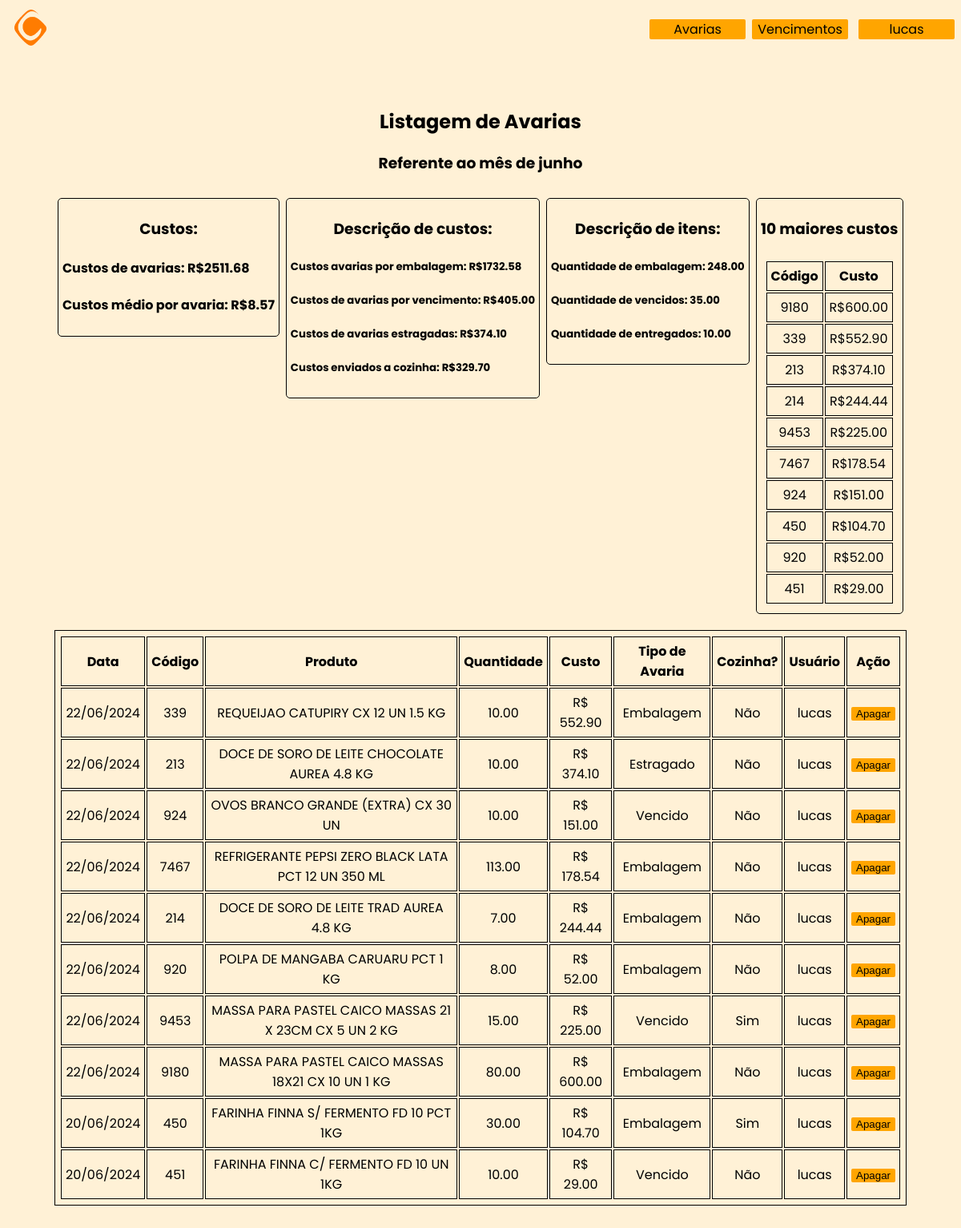
The page /avarias/ (signed in) on the database its author committed.
### app/main.py (models this page shows)
class Users(UserMixin, db.Model):
    id = db.Column(db.Integer, primary_key=True)
    username = db.Column(db.String(250), unique=True, nullable=False)
    password = db.Column(db.String(250), nullable=False)
    filial = db.Column(db.String(250), nullable=True)

class Produto_Avaria(db.Model):
    id = db.Column(db.Integer, primary_key=True)
    codigo_do_produto = db.Column(db.Integer, nullable=False)
    nome_do_produto = db.Column(db.String(300), nullable=False)
    preco_do_produto = db.Column(db.DECIMAL(10, 2), nullable=False)
    quantidade = db.Column(db.DECIMAL(10, 2), nullable=False)
    preco_total = db.Column(db.DECIMAL(10, 2), nullable=False)
    data_de_insercao = db.Column(db.Date)
    criador = db.Column(db.String(300), nullable=True)
    tipodeavaria = db.Column(db.String(300), nullable=True)
    cozinha = db.Column(db.String(300), nullable=True)

### app/main.py (the view)
@app.route('/avarias/', methods=['GET'])
def index_avarias():
    avarias = Produto_Avaria.query.filter(Produto_Avaria.data_de_insercao >= primeiro_dia_mes(),
                                          Produto_Avaria.data_de_insercao <= ultimo_dia_mes()).order_by(
        Produto_Avaria.data_de_insercao.desc()).all()
    total_soma_avarias = db.session.query(func.sum(Produto_Avaria.preco_total)).filter(
        Produto_Avaria.data_de_insercao >= primeiro_dia_mes(),
        Produto_Avaria.data_de_insercao <= ultimo_dia_mes()).scalar()
    total_soma_avarias_cozinha = db.session.query(func.sum(Produto_Avaria.preco_total)).filter(
        Produto_Avaria.data_de_insercao >= primeiro_dia_mes(), Produto_Avaria.data_de_insercao <= ultimo_dia_mes(),
        Produto_Avaria.cozinha == "Sim").scalar()
    total_soma_avarias_embalagem = db.session.query(func.sum(Produto_Avaria.preco_total)).filter(
        Produto_Avaria.data_de_insercao >= primeiro_dia_mes(), Produto_Avaria.data_de_insercao <= ultimo_dia_mes(),
        Produto_Avaria.tipodeavaria == "Embalagem").scalar()
    total_soma_avarias_vencimento = db.session.query(func.sum(Produto_Avaria.preco_total)).filter(
        Produto_Avaria.data_de_insercao >= primeiro_dia_mes(), Produto_Avaria.data_de_insercao <= ultimo_dia_mes(),
        Produto_Avaria.tipodeavaria == "Vencido").scalar()
    total_soma_avarias_estragado = db.session.query(func.sum(Produto_Avaria.preco_total)).filter(
        Produto_Avaria.data_de_insercao >= primeiro_dia_mes(), Produto_Avaria.data_de_insercao <= ultimo_dia_mes(),
        Produto_Avaria.tipodeavaria == "Estragado").scalar()
    if not total_soma_avarias:
        total_soma_avarias = "0.00"
    if not total_soma_avarias_cozinha:
        total_soma_avarias_cozinha = "0.00"
    if not total_soma_avarias_embalagem:
        total_soma_avarias_embalagem = "0.00"
    if not total_soma_avarias_vencimento:
        total_soma_avarias_vencimento = "0.00"
    if not total_soma_avarias_estragado:
        total_soma_avarias_estragado = "0.00"
    avarias_quantidade = db.session.query(func.sum(Produto_Avaria.quantidade)).filter(Produto_Avaria.data_de_insercao >= primeiro_dia_mes(),
                                          Produto_Avaria.data_de_insercao <= ultimo_dia_mes()).scalar()
    avarias_embalagem_quantidade = db.session.query(func.sum(Produto_Avaria.quantidade)).filter(Produto_Avaria.data_de_insercao >= primeiro_dia_mes(),
                                          Produto_Avaria.data_de_insercao <= ultimo_dia_mes(), Produto_Avaria.tipodeavaria =="Embalagem").scalar()
    avarias_vencidos_quantidade = db.session.query(func.sum(Produto_Avaria.quantidade)).filter(
        Produto_Avaria.data_de_insercao >= primeiro_dia_mes(),
        Produto_Avaria.data_de_insercao <= ultimo_dia_mes(), Produto_Avaria.tipodeavaria == "Vencido").scalar()
    avarias_estragados_quantidade = db.session.query(func.sum(Produto_Avaria.quantidade)).filter(
        Produto_Avaria.data_de_insercao >= primeiro_dia_mes(),
        Produto_Avaria.data_de_insercao <= ultimo_dia_mes(), Produto_Avaria.tipodeavaria == "Estragado").scalar()
    if not avarias_embalagem_quantidade:
        avarias_embalagem_quantidade = "0"
    if not avarias_vencidos_quantidade:
        avarias_vencidos_quantidade = "0"
    if not avarias_estragados_quantidade:
        avarias_estragados_quantidade = "0"
    dez_itens = Produto_Avaria.query.filter(Produto_Avaria.data_de_insercao >= primeiro_dia_mes(),
                                          Produto_Avaria.data_de_insercao <= ultimo_dia_mes()).order_by(
        Produto_Avaria.preco_total.desc()).limit(10).all()
    return render_template('avarias/index.html', avarias=avarias, mes=mes_atual(),
                           total_soma_avarias=total_soma_avarias, total_soma_avarias_cozinha=total_soma_avarias_cozinha,
                           total_soma_avarias_embalagem=total_soma_avarias_embalagem,
                           total_soma_avarias_vencimento=total_soma_avarias_vencimento,
                           total_soma_avarias_estragado=total_soma_avarias_estragado,
                           avarias_quantidade=avarias_quantidade,
                           avarias_embalagem_quantidade=avarias_embalagem_quantidade,
                           avarias_vencidos_quantidade=avarias_vencidos_quantidade,
                           avarias_estragados_quantidade=avarias_estragados_quantidade, dez_itens=dez_itens)

### app/main.py (called while the page is built)
@login_manager.user_loader
def loader_user(user_id):
    return Users.query.get(user_id)

def data_agora():
    agora = datetime.now().date()
    return agora

def mes_atual():
    mes = datetime.now()
    formatted_date = format_datetime(mes, format='MMMM', locale='pt_BR')
    return formatted_date

def primeiro_dia_mes():
    primeiro_dia_mes = data_agora().replace(day=1)
    return primeiro_dia_mes

def ultimo_dia_mes():
    ultimo_dia_mes = data_agora().replace(day=calendar.monthrange(data_agora().year, data_agora().month)[1])
    return ultimo_dia_mes

### app/templates/avarias/index.html (shortened to what this page needs)
{% extends "./template.html" %}
{% block content %}
    <h2>Listagem de Avarias</h2>
        <h3>Referente ao mês de {{ mes }}</h3>
    <div class="resumo">
    <div class="resumoavarias">
    <h3>Custos:</h3>
    <h4>Custos de avarias: R${{ total_soma_avarias }} </h4>
    <h4>Custos médio por avaria: R${{ "{:.2f}".format(total_soma_avarias / avarias_quantidade) }} </h4>
    </div><br>
    <div class="resumoavarias">
            <h3>Descrição de custos:</h3>
    <h5>Custos avarias por embalagem: R${{ total_soma_avarias_embalagem }} </h5>
    <h5>Custos de avarias por vencimento: R${{ total_soma_avarias_vencimento }} </h5>
    <h5>Custos de avarias estragadas: R${{ total_soma_avarias_estragado }} </h5>
    <h5>Custos enviados a cozinha: R${{ total_soma_avarias_cozinha }} </h5>
    </div><br>
    <div class="resumoavarias">
     <h3>Descrição de itens:</h3>
    <h5>Quantidade de embalagem: {{ avarias_embalagem_quantidade }}</h5>
    <h5>Quantidade de vencidos: {{ avarias_vencidos_quantidade }}</h5>
    <h5>Quantidade de entregados: {{ avarias_estragados_quantidade }}</h5>
    </div>
    <div class="resumoavarias">
        <h3>10 maiores custos</h3>
    <table class="dez_itens">
        <tr>
            <th>Código</th>
            <th>Custo</th>
        </tr>
        {% for i in dez_itens %}
        <tr>
            <td>{{ i.codigo_do_produto }}</td>
                <td>R${{  i.preco_total }}</td>
        </tr>
        {% endfor %}
    </table>
    </div>
    </div>
    <div class="tabelaavarias">
    <table>
  <tr>
      <th>Data</th>
    <th>Código</th>
    <th>Produto</th>
    <th>Quantidade</th>
    <th>Custo</th>
    <th>Tipo de Avaria</th>
    <th>Cozinha?</th>
    <th>Usuário</th>
    <th>Ação</th>
  </tr>
   {% for avaria in avarias %}
  <tr>
      <td>{{ avaria.data_de_insercao.strftime('%d/%m/%Y') }}</td>
    <td>{{ avaria.codigo_do_produto }}</td>
    <td>{{ avaria.nome_do_produto }}</td>
    <td>{{ avaria.quantidade }}</td>
    <td>R$ {{ avaria.preco_total }}</td>
      <td>{{ avaria.tipodeavaria }}</td>
      <td>{{ avaria.cozinha }}</td>
    <td>{{ avaria.criador }}</td>
      <td><form action="/avarias/deletar/{{ avaria.id }}" method="post">
    <input type="submit" value="Apagar"></form>
    </td>
  </tr>
        {% endfor %}
</table>
    </div>
{% endblock %}

### app/templates/template.html (shortened to what this page needs)
<!DOCTYPE html>
<html lang="en">
<head>
    <link rel="stylesheet" href="{{ url_for('static', filename='style.css') }}">
</head>
<body>
<div class="menu">
    <div class="logo"><img src="../static/imagens/logo.png" width="40"></div>
    <div class="botoesmenu">
    <div class="botaoavarias">Avarias
    </div>
        <div class="botaovecimentos">Vencimentos
    </div>
        {% if current_user.is_authenticated %}
        <div class="botaoavarias">{{current_user.username}}
    </div>
        {% endif %}
    </div>
    </div>
<div class="conteudo">{% block content %}{% endblock %}</div>
</body>
</html>

### app/static/style.css (style rules this page uses)
html { background: rgba(255, 165, 0, 0.16); font-family: 'Poppins', sans-serif; }
.menu { display: flex; justify-content: space-between; align-items: center; border-radius: 2px; padding-left: 10px; font-size: 16px; }
.logo { padding-top: 4px; mix-blend-mode: multiply; }
.botoesmenu { display: inline-flex; }
.botaoavarias { cursor: pointer; border-radius: 2px; position: relative; width: 120px; background-color: orange; text-align: center; margin-left: 8px; }
.botaovecimentos { cursor: pointer; border-radius: 2px; position: relative; display: inline-block; width: 120px; background-color: orange; text-align: center; margin-left: 8px; margin-right: 5px; }
.conteudo { margin: auto; width: fit-content; text-align: center; align-content: center; padding: 50px; }
table, th, td { padding: 5px 5px; border: 1px solid; }
input[type="submit"] { width: fit-content; border-style: unset; border-radius: 2px; background-color: orange; }
form { text-align: center; }
input { text-align: center; width: fit-content; }
.resumoavarias { border: solid 1px; width: fit-content; padding: 5px 5px 5px 5px; border-radius: 5px; margin: auto; text-align: justify; margin-top: 0; }
.tabelaavarias { padding: 10px; }
.resumo { display: flex; justify-content: center; text-align: center; padding: 10px; }
.dez_itens { border: 0px #ffcc77 solid; text-align: center; margin: auto; }

### app/templates/avarias/index.html (style rules this page uses)
h3 { text-align: center ; }

### rows shown on the page
Users: username "lucas"
Produto_Avaria: codigo_do_produto "9180", preco_total "600.00", data_de_insercao "22/06/2024", nome_do_produto "MASSA PARA PASTEL CAICO MASSAS 18X21 CX 10 UN 1 KG", quantidade "80.00", tipodeavaria "Embalagem", cozinha "Não", criador "lucas"
Produto_Avaria: codigo_do_produto "339", preco_total "552.90", data_de_insercao "22/06/2024", nome_do_produto "REQUEIJAO CATUPIRY CX 12 UN 1.5 KG", quantidade "10.00", tipodeavaria "Embalagem", cozinha "Não", criador "lucas"
Produto_Avaria: codigo_do_produto "213", preco_total "374.10", data_de_insercao "22/06/2024", nome_do_produto "DOCE DE SORO DE LEITE CHOCOLATE AUREA 4.8 KG", quantidade "10.00", tipodeavaria "Estragado", cozinha "Não", criador "lucas"
Produto_Avaria: codigo_do_produto "214", preco_total "244.44", data_de_insercao "22/06/2024", nome_do_produto "DOCE DE SORO DE LEITE TRAD AUREA 4.8 KG", quantidade "7.00", tipodeavaria "Embalagem", cozinha "Não", criador "lucas"
Produto_Avaria: codigo_do_produto "9453", preco_total "225.00", data_de_insercao "22/06/2024", nome_do_produto "MASSA PARA PASTEL CAICO MASSAS 21 X 23CM CX 5 UN 2 KG", quantidade "15.00", tipodeavaria "Vencido", cozinha "Sim", criador "lucas"
Produto_Avaria: codigo_do_produto "7467", preco_total "178.54", data_de_insercao "22/06/2024", nome_do_produto "REFRIGERANTE PEPSI ZERO BLACK LATA PCT 12 UN 350 ML", quantidade "113.00", tipodeavaria "Embalagem", cozinha "Não", criador "lucas"
Produto_Avaria: codigo_do_produto "924", preco_total "151.00", data_de_insercao "22/06/2024", nome_do_produto "OVOS BRANCO GRANDE (EXTRA) CX 30 UN", quantidade "10.00", tipodeavaria "Vencido", cozinha "Não", criador "lucas"
Produto_Avaria: codigo_do_produto "450", preco_total "104.70", data_de_insercao "20/06/2024", nome_do_produto "FARINHA FINNA S/ FERMENTO FD 10 PCT 1KG", quantidade "30.00", tipodeavaria "Embalagem", cozinha "Sim", criador "lucas"
Produto_Avaria: codigo_do_produto "920", preco_total "52.00", data_de_insercao "22/06/2024", nome_do_produto "POLPA DE MANGABA CARUARU PCT 1 KG", quantidade "8.00", tipodeavaria "Embalagem", cozinha "Não", criador "lucas"
Produto_Avaria: codigo_do_produto "451", preco_total "29.00", data_de_insercao "20/06/2024", nome_do_produto "FARINHA FINNA C/ FERMENTO FD 10 UN 1KG", quantidade "10.00", tipodeavaria "Vencido", cozinha "Não", criador "lucas"

### other values the page prints
{{ mes }} "junho"
{{ total_soma_avarias }} "2511.68"
{{ "{:.2f}".format(total_soma_avarias / avarias_quantidade) }} "8.57"
{{ total_soma_avarias_embalagem }} "1732.58"
{{ total_soma_avarias_vencimento }} "405.00"
{{ total_soma_avarias_estragado }} "374.10"
{{ total_soma_avarias_cozinha }} "329.70"
{{ avarias_embalagem_quantidade }} "248.00"
{{ avarias_vencidos_quantidade }} "35.00"
{{ avarias_estragados_quantidade }} "10.00"
